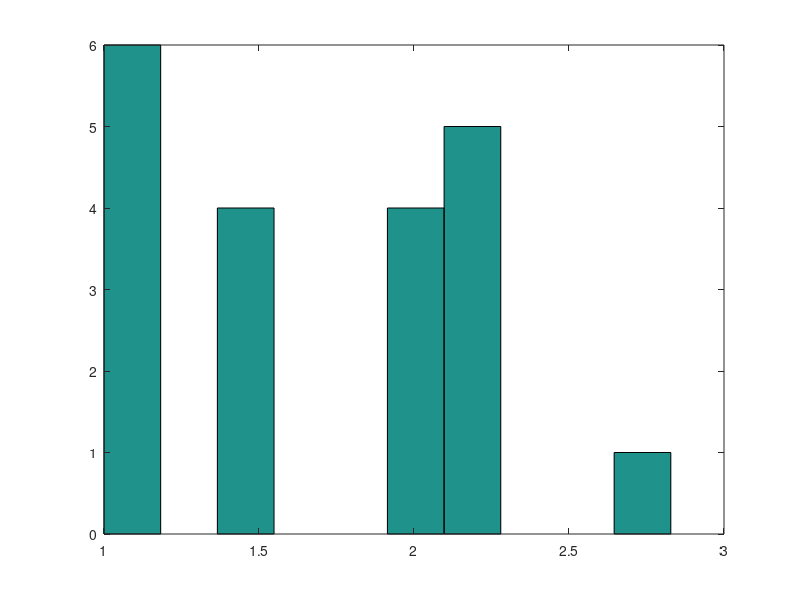

Source code (MATLAB):
% nuevo programa
clear
clc
l=2; % Distancia de eje
p=1; % Resolución 
n=20; % Número de partículas
d=2; % Dimensión

k=(2*l/p)+1; % Posiciones permitidas

m=round(unifrnd(1,k,n,d)); % Matriz aleatoria de n partículas con d dimensiones redondeada

for i=1:n
  for j=1:d
  dist1(i,j)=(m(i,j)-1)*p+(-l);
  end 
end

dist1;

for i=1:n
  md=dist1(i,:);
  md2=md.^2;
  s=sum(md2);
  dist(i)=sqrt(s)
 
end
  
hist(dist)



  
